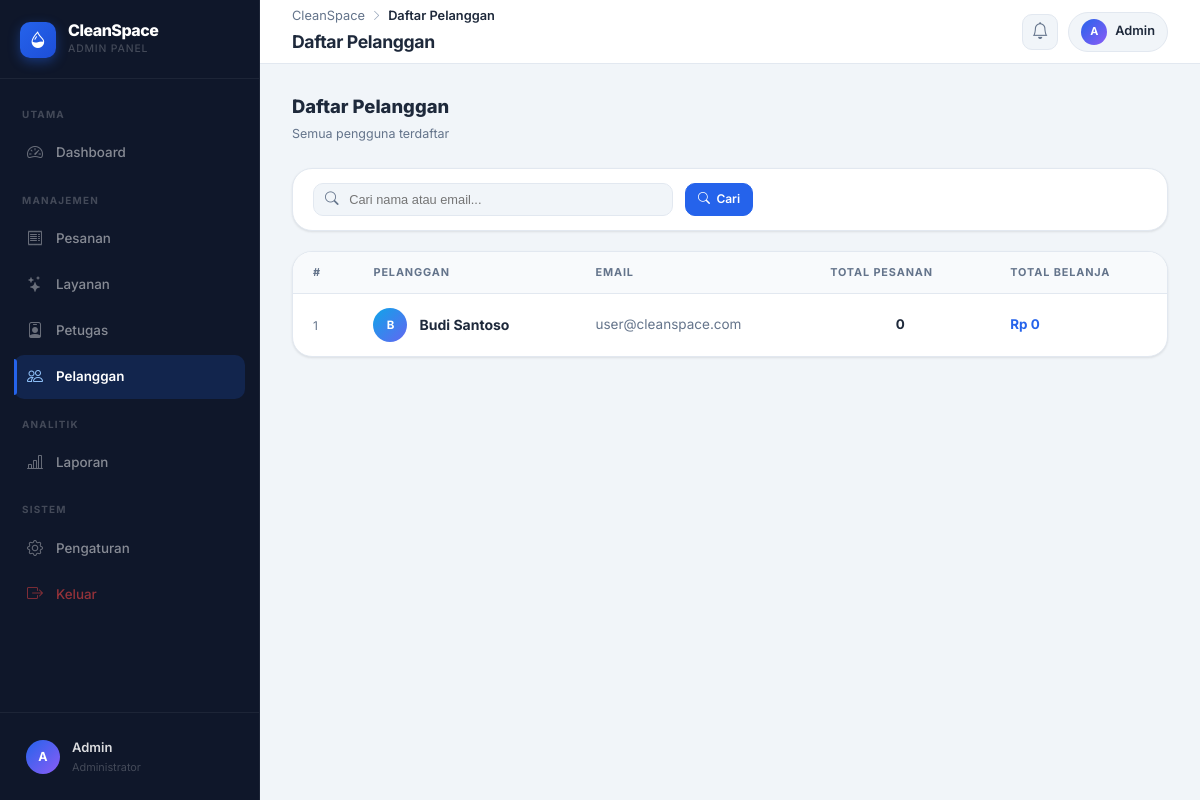
/admin/pelanggan/index.php (signed in), run on the app's committed database.
### tables this page shows
CREATE TABLE users (
    id       INTEGER PRIMARY KEY AUTOINCREMENT,
    nama     TEXT NOT NULL,
    email    TEXT UNIQUE NOT NULL,
    password TEXT NOT NULL,
    role     TEXT DEFAULT 'user'
);

### admin/pelanggan/index.php (the view, shortened to what this page needs)
<?php
include '../layout/header.php';
$search = trim($_GET['q'] ?? '');
$sql = "SELECT u.*, (SELECT COUNT(*) FROM orders WHERE user_id = u.id) AS total_pesanan,
               (SELECT COALESCE(SUM(s.harga),0) FROM orders o JOIN services s ON o.service_id=s.id WHERE o.user_id=u.id AND o.status='Selesai') AS total_spend
        FROM users u WHERE u.role = 'user'";
$sql .= " ORDER BY u.id DESC";
$rows = $db->query($sql);
?>
<div class="u-flex-between" style="margin-bottom:1.5rem;">
  <div>
    <h1 style="font-size:1.15rem;font-weight:800;color:var(--admin-text);margin:0 0 .15rem;">Daftar Pelanggan</h1>
    <p style="font-size:.78rem;color:var(--admin-muted);margin:0;">Semua pengguna terdaftar</p>
  </div>
</div>
<div class="admin-card" style="margin-bottom:1.25rem;">
  <div class="admin-card-body" style="padding:.875rem 1.25rem;">
    <form method="GET" style="display:flex;gap:.75rem;">
      <div style="position:relative;flex:1;max-width:360px;">
        <i class="bi bi-search" style="position:absolute;left:.75rem;top:50%;transform:translateY(-50%);color:var(--admin-muted);font-size:.85rem;"></i>
        <input type="text" name="q" value="<?= htmlspecialchars($search) ?>"
               placeholder="Cari nama atau email..."
               style="width:100%;padding:.5rem .75rem .5rem 2.2rem;border:1.5px solid var(--admin-border);border-radius:var(--r-md);font-size:.8rem;color:var(--admin-text);background:var(--admin-bg);outline:none;">
      </div>
      <button type="submit" class="btn btn-primary btn-sm"><i class="bi bi-search"></i> Cari</button>
    </form>
  </div>
</div>
<div class="admin-card">
  <div style="overflow-x:auto;">
    <table class="admin-table">
      <thead>
        <tr><th>#</th><th>Pelanggan</th><th>Email</th><th>Total Pesanan</th><th>Total Belanja</th></tr>
      </thead>
      <tbody>
        <?php $no=1; $empty=true;
        while ($r = $rows->fetchArray(SQLITE3_ASSOC)):
          $empty = false; ?>
        <tr>
          <td style="color:var(--admin-muted);font-size:.75rem;"><?= $no++ ?></td>
          <td>
            <div style="display:flex;align-items:center;gap:.75rem;">
              <div style="width:34px;height:34px;border-radius:50%;background:linear-gradient(135deg,#0ea5e9,#6366f1);display:flex;align-items:center;justify-content:center;font-size:.72rem;font-weight:700;color:#fff;flex-shrink:0;">
                <?= strtoupper(mb_substr($r['nama'],0,1)) ?>
              </div>
              <div style="font-weight:700;font-size:.875rem;"><?= htmlspecialchars($r['nama']) ?></div>
            </div>
          </td>
          <td style="font-size:.845rem;color:var(--admin-muted);"><?= htmlspecialchars($r['email']) ?></td>
          <td style="text-align:center;font-weight:700;"><?= (int)$r['total_pesanan'] ?></td>
          <td style="font-weight:700;color:var(--admin-primary);">Rp <?= number_format((int)$r['total_spend'],0,',','.') ?></td>
        </tr>
        <?php endwhile; ?>
      </tbody>
    </table>
  </div>
</div>
<?php include '../layout/footer.php'; ?>

### assets/css/admin.css (style rules this page uses)
:root { --sb-width: 260px; --tb-height: 64px; --sb-bg: #0f172a; --sb-bg-2: #1e293b; --sb-border: rgba(255,255,255,.06); --sb-text: rgba(255,255,255,.50); --sb-text-hover: rgba(255,255,255,.88); --sb-active-bg: rgba(37,99,235,.18); --sb-active-text: #fff; --sb-active-bar: #2563eb; --sb-label: rgba(255,255,255,.22); --sb-icon: rgba(255,255,255,.38); --admin-bg: #f1f5f9; --admin-surface: #ffffff; --admin-border: #e2e8f0; --admin-border-2: #f1f5f9; --admin-text: #1e293b; --admin-muted: #64748b; --admin-light: #94a3b8; --admin-primary: #2563eb; --admin-primary-dark: #1d4ed8; --admin-primary-50: #eff6ff; --admin-primary-100: #dbeafe; --admin-success: #10b981; --admin-warning: #f59e0b; --admin-danger: #ef4444; --admin-purple: #8b5cf6; --admin-cyan: #0ea5e9; --admin-shadow-sm: 0 1px 3px rgba(0,0,0,.06), 0 1px 2px rgba(0,0,0,.04); --admin-shadow-md: 0 4px 16px rgba(0,0,0,.08), 0 2px 6px rgba(0,0,0,.04); --admin-shadow-lg: 0 12px 32px rgba(0,0,0,.10); --r-sm: 6px; --r-md: 10px; --r-lg: 14px; --r-xl: 20px; --r-full: 9999px; --ease: cubic-bezier(.4,0,.2,1); --t: .18s var(--ease); }
*, *::before, *::after { box-sizing: border-box; }
html { -webkit-font-smoothing: antialiased; }
body { font-family: 'Inter', system-ui, sans-serif; background: var(--admin-bg); color: var(--admin-text); margin: 0; font-size: .9375rem; line-height: 1.6; }
.admin-card { background: var(--admin-surface); border: 1px solid var(--admin-border); border-radius: var(--r-xl); box-shadow: var(--admin-shadow-sm); overflow: hidden; }
.admin-card-body { padding: 1.5rem; }
.admin-table { width: 100%; border-collapse: collapse; font-size: .8375rem; }
.admin-table thead th { padding: .75rem 1.25rem; font-size: .68rem; font-weight: 700; text-transform: uppercase; letter-spacing: .08em; color: var(--admin-muted); background: #f8fafc; border-bottom: 1px solid var(--admin-border); white-space: nowrap; text-align: left; }
.admin-table tbody td { padding: .875rem 1.25rem; color: var(--admin-text); border-bottom: 1px solid var(--admin-border-2); vertical-align: middle; }
.admin-table tbody tr:last-child td { border-bottom: none; }
.admin-table tbody tr { transition: background var(--t); }
.btn { display: inline-flex; align-items: center; gap: .4rem; font-family: 'Inter', sans-serif; font-size: .8125rem; font-weight: 600; padding: .525rem 1.1rem; border-radius: var(--r-md); border: 1.5px solid transparent; cursor: pointer; transition: all var(--t); white-space: nowrap; line-height: 1.4; }
.btn-primary { background: var(--admin-primary); border-color: var(--admin-primary); color: #fff; }
.btn-sm { padding: .35rem .75rem; font-size: .75rem; }
.u-flex-between { display: flex; align-items: center; justify-content: space-between; gap: 1rem; }

### data on the page
users: nama "B", nama "Budi Santoso", email "user@cleanspace.com", total_pesanan "0", total_spend "0"

### other printed values
mb_substr($_SESSION['nama'] ?? 'A', 0, 1) "A"
$_SESSION['nama'] "Admin"
$pageTitle "Daftar Pelanggan"
